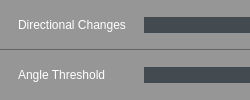
              <widget class="QWidget" name="widget_122" native="true">
               <layout class="QVBoxLayout" name="verticalLayout_66">
                <property name="spacing">
                 <number>0</number>
                </property>
                <property name="leftMargin">
                 <number>0</number>
                </property>
                <property name="topMargin">
                 <number>0</number>
                </property>
                <property name="rightMargin">
                 <number>0</number>
                </property>
                <property name="bottomMargin">
                 <number>0</number>
                </property>
                <item>
                 <widget class="QWidget" name="widget_123" native="true">
                  <property name="styleSheet">
                   <string notr="true">.QWidget
{
    background-color: rgb(150, 150, 150);
       border-bottom: 1px solid  rgb(100, 100, 100);

}</string>
                  </property>
                  <layout class="QHBoxLayout" name="horizontalLayout_57">
                   <property name="spacing">
                    <number>6</number>
                   </property>
                   <property name="leftMargin">
                    <number>18</number>
                   </property>
                   <property name="topMargin">
                    <number>2</number>
                   </property>
                   <property name="rightMargin">
                    <number>0</number>
                   </property>
                   <property name="bottomMargin">
                    <number>2</number>
                   </property>
                   <item>
                    <widget class="QLabel" name="label_24">
                     <property name="sizePolicy">
                      <sizepolicy hsizetype="Minimum" vsizetype="Fixed">
                       <horstretch>0</horstretch>
                       <verstretch>0</verstretch>
                      </sizepolicy>
                     </property>
                     <property name="minimumSize">
                      <size>
                       <width>120</width>
                       <height>0</height>
                      </size>
                     </property>
                     <property name="maximumSize">
                      <size>
                       <width>120</width>
                       <height>16777215</height>
                      </size>
                     </property>
                     <property name="styleSheet">
                      <string notr="true">    border-top: 0px solid rgb(0 , 0 , 0);
    font: 8pt &quot;Ebrima&quot;;   
	color:white;   
    border-top: 0px solid rgb(0 , 0 , 0); </string>
                     </property>
                     <property name="text">
                      <string>Directional Changes</string>
                     </property>
                    </widget>
                   </item>
                   <item>
                    <widget class="QLineEdit" name="lineEdit_36">
                     <property name="sizePolicy">
                      <sizepolicy hsizetype="Expanding" vsizetype="Fixed">
                       <horstretch>0</horstretch>
                       <verstretch>0</verstretch>
                      </sizepolicy>
                     </property>
                     <property name="minimumSize">
                      <size>
                       <width>0</width>
                       <height>0</height>
                      </size>
                     </property>
                     <property name="styleSheet">
                      <string notr="true">border :0px solid  rgb(67, 74, 80);
color: rgb(255, 255, 255);
background-color: rgb(67, 74, 80);
font: 8pt &quot;Ebrima&quot;;




</string>
                     </property>
                     <property name="alignment">
                      <set>Qt::AlignCenter</set>
                     </property>
                    </widget>
                   </item>
                  </layout>
                 </widget>
                </item>
                <item>
                 <widget class="QWidget" name="widget_124" native="true">
                  <property name="styleSheet">
                   <string notr="true">QWidget
{
    background-color: rgb(150, 150, 150);
  
}</string>
                  </property>
                  <layout class="QHBoxLayout" name="horizontalLayout_58">
                   <property name="spacing">
                    <number>6</number>
                   </property>
                   <property name="leftMargin">
                    <number>18</number>
                   </property>
                   <property name="topMargin">
                    <number>2</number>
                   </property>
                   <property name="rightMargin">
                    <number>0</number>
                   </property>
                   <property name="bottomMargin">
                    <number>2</number>
                   </property>
                   <item>
                    <widget class="QLabel" name="label_64">
                     <property name="sizePolicy">
                      <sizepolicy hsizetype="Minimum" vsizetype="Fixed">
                       <horstretch>0</horstretch>
                       <verstretch>0</verstretch>
                      </sizepolicy>
                     </property>
                     <property name="minimumSize">
                      <size>
                       <width>120</width>
                       <height>0</height>
                      </size>
                     </property>
                     <property name="maximumSize">
                      <size>
                       <width>120</width>
                       <height>16777215</height>
                      </size>
                     </property>
                     <property name="styleSheet">
                      <string notr="true">    border-top: 0px solid rgb(0 , 0 , 0);
    font: 8pt &quot;Ebrima&quot;;   
	color:white;   
    border-top: 0px solid rgb(0 , 0 , 0); </string>
                     </property>
                     <property name="text">
                      <string>Angle Threshold</string>
                     </property>
                    </widget>
                   </item>
                   <item>
                    <widget class="QLineEdit" name="lineEdit_38">
                     <property name="sizePolicy">
                      <sizepolicy hsizetype="Expanding" vsizetype="Fixed">
                       <horstretch>0</horstretch>
                       <verstretch>0</verstretch>
                      </sizepolicy>
                     </property>
                     <property name="minimumSize">
                      <size>
                       <width>0</width>
                       <height>0</height>
                      </size>
                     </property>
                     <property name="styleSheet">
                      <string notr="true">border :0px solid  rgb(67, 74, 80);
color: rgb(255, 255, 255);
background-color: rgb(67, 74, 80);
font: 8pt &quot;Ebrima&quot;;




</string>
                     </property>
                     <property name="alignment">
                      <set>Qt::AlignCenter</set>
                     </property>
                    </widget>
                   </item>
                  </layout>
                 </widget>
                </item>
               </layout>
              </widget>
